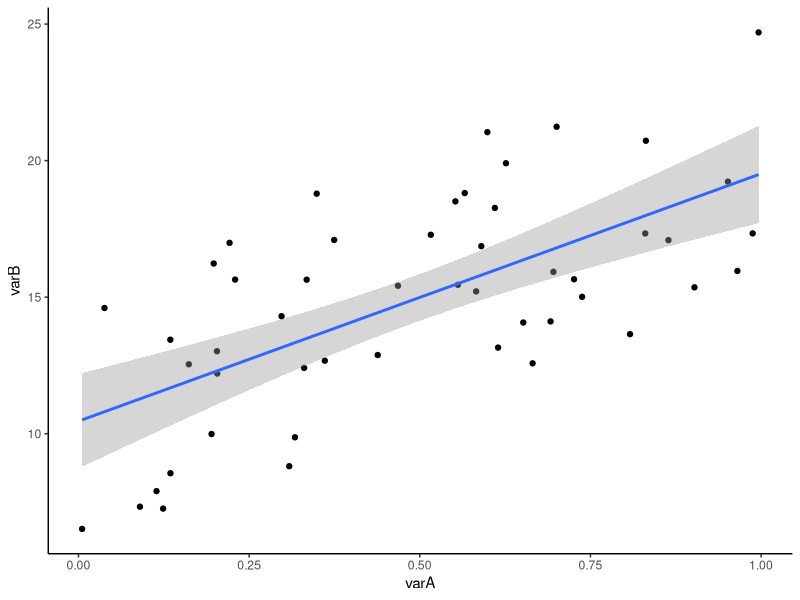
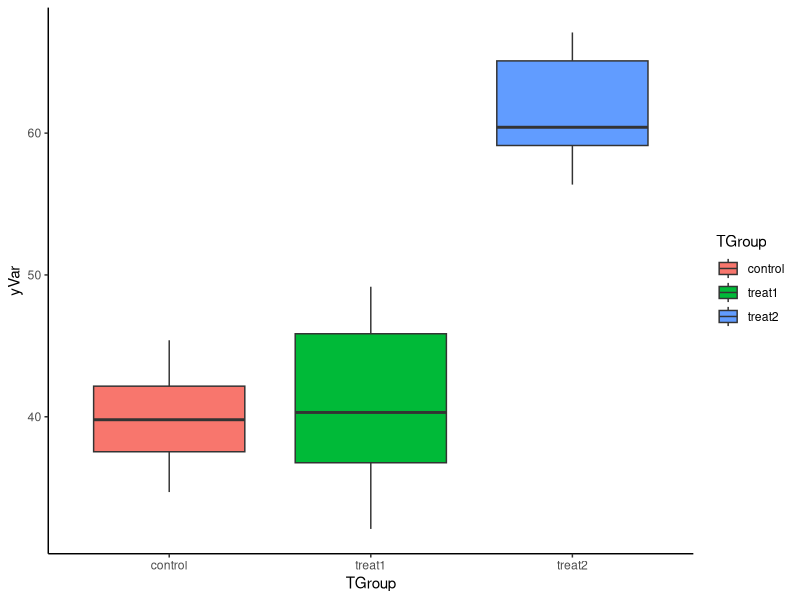
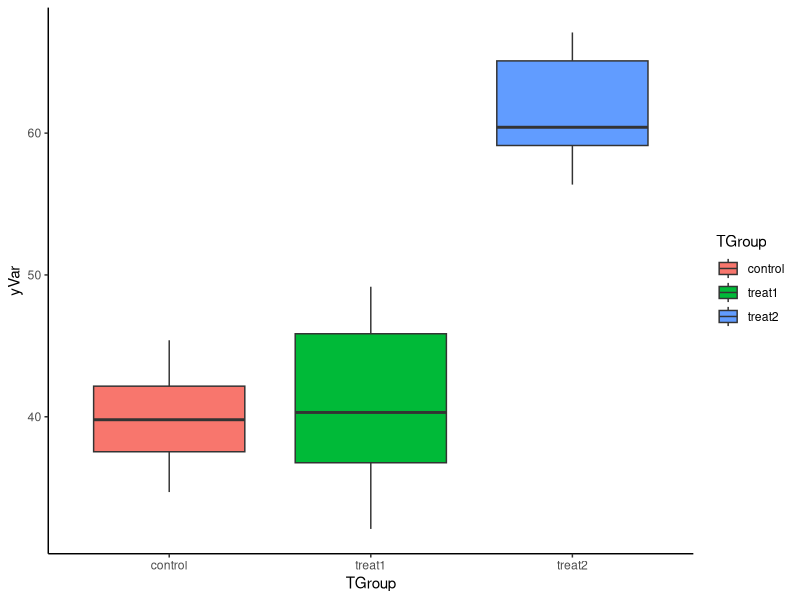

The R source for these figures, in order:
# # Archchetype experimental designs, data entry, analysis, and graphing in R
# data <- read.table(file='filename.csv',rownames=1,header=TRUE,sep=',',stringsAsFactors = FALSE) 
# # read.table ignores '#' allowing for metadata
# # rownames=1 says that the first row designates rownames

# # Omit NA values to allow for R to complete statistical tests
# dataClean <- data[complete.cases(data),] #entire dataset
# # complete.cases(data) returns all row names that have no missing values
# dataClean <- data[complete.cases(data[,5:6]),] # all rows with no NAs in and 5:6 
# # good for regression

#Set random number generator using a phrase
#install.packages("TeachingDemos")
library(TeachingDemos)
library(ggplot2)
char2seed('espresso',set=FALSE)
char2seed('espresso')
runif(1)

# create reggression data frame
n <- 50 #number of observations
# its good practice to introduce global variables
varA<- runif(n)
varB<- 5.5 + 10*varA + 10*runif(n)
# y = b0 + b1*x + error
ID <- seq_len(n)
regData <- data.frame(ID,varA,varB)
str(regData)
head(regData)


#/// SIMPLE LINEAR REGRESSION 
# basic regression analysi in R
regModel <- lm(varB~varA,data=regData) #linear model function make sure to specify data frame, this helps with updates and automation
print(regModel)
str(regModel)
head(regModel$residuals)
# most of the usefull informatio is contained in the summary function
z <- summary(regModel)
z$coefficients # we are calling the coefficients item from the list summary(regModel)
#Output
# Estimate Std. Error  t value     Pr(>|t|)
# (Intercept) 5.995923 0.08596044 69.75211 6.573747e-50
# varA        9.906425 0.15267511 64.88566 2.041316e-48

# call the slope
mySlope <- z$coefficients[2,1]

zUnlisted <- unlist(z) #unlist turns a complex dataframe into an atomic vector
zUnlisted
zUnlisted$r.squared

#create a list with your useful output using the names of the unlisted variables
regOutputs <-list(intercept=zUnlisted$coefficients1,
                  slope=zUnlisted$coefficients2,
                  interceptP=zUnlisted$coefficients7,
                  slopeP=zUnlisted$coefficients8,
                  r2=zUnlisted$r.squared)
str(regOutputs) #use structure frequently and check for errors as you code
regOutputs$slope

#Basic ggplot of regression
regPlot <- ggplot(data=regData,aes(x=varA,y=varB)) + geom_point() + theme_classic() + stat_smooth(method=lm,se=0.99) #se is the 0.99 confidence interval
#most basic ggplot
print(regPlot)

#/// ANALYSIS OF VARIANCE
# data set up for ANOVA
nGroup <- 3
nName <-c('control','treat1','treat2')
nSize <-c(12,17,9)
nMean <-c(40,41,60) # mean response in each group
nSD <- c(5,5,5) # standard deviation within group
ID <- 1:(sum(nSize)) # unique ID for each observation

#proper data structure for response variable or y
yVar <- c(rnorm(n=nSize[1],mean=nMean[1],sd=nSD[1]),
             rnorm(n=nSize[2],mean=nMean[2],sd=nSD[2]),
             rnorm(n=nSize[3],mean=nMean[3],sd=nSD[3])) 
#typing this is a little repetitive and could be shortened with a for loop
str(yVar)
sum(nSize)
TGroup <- rep(nName,nSize) #repeat nName[] nSize[] times
table(TGroup)

ANOdata <- data.frame(ID,TGroup,yVar)
str(ANOdata)

#basic ANOVA in R
ANOmodel <- aov(yVar~TGroup,data=ANOdata) 
print(ANOmodel)
summary(ANOmodel)

# basic ggplot of ANOVA data
ANOplot <- ggplot(data=ANOdata,
                  aes(x=TGroup, y=yVar, fill=TGroup)) + 
                  geom_boxplot() + 
                  theme_classic()
# change fill color based on group
# you need to specify a geom for ggplot
print(ANOplot)
ggsave(filename='myBoxPlot.pdf',plot=ANOplot,device='pdf')
                  
